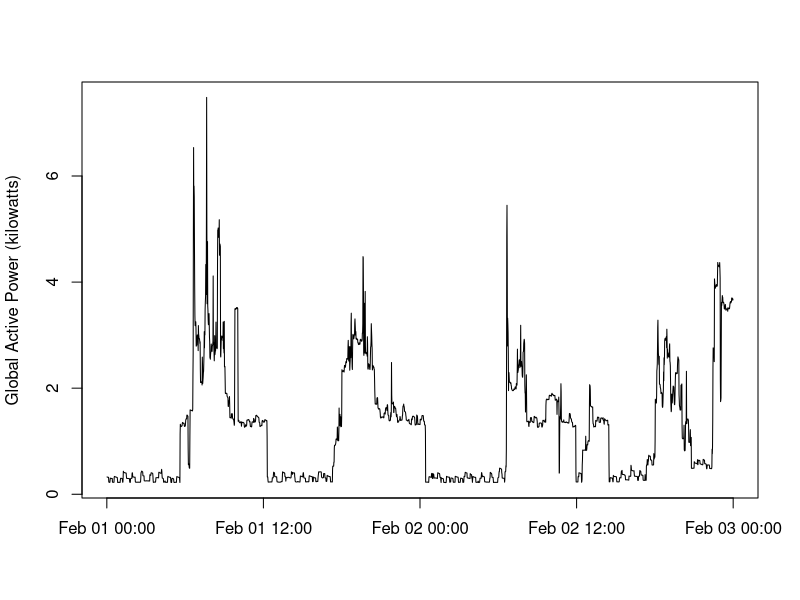

The R script that drew this image:
xdata  <- read.table("xdata.txt",sep=",",header=TRUE)

png(filename="plot2.png",width=480,height=480,units="px",bg="transparent")
with(xdata,plot(as.POSIXlt(time_type),as.numeric(as.character(Global_active_power)),"l",xlab="",ylab="Global Active Power (kilowatts)"))
dev.off()